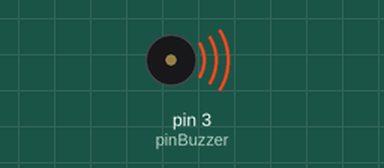
Recording of a sketch running on a simulated Arduino Uno, built with avr-gcc and run on an emulated ATmega328P. On the bench: buzzer (waves = sounding). What the sketch prints to the serial monitor is not drawn.

Above: at 0.1 s.
At 29.2 s:
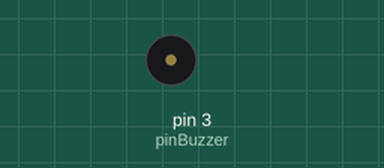
Timing chart, 0 to 30.7 s (numbered marks = the images above):
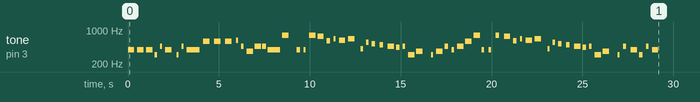

The sketch:

Parte_2_de_Taller_2B.ino
```cpp
/*

   Fundacion Kinal
   Centro educativo tecnico laboral Kinal
   Quinto perito
   Quinto electronica
   Codigo Tecnico: EB5AM
   Curso: Taller de electronica digital y reparacion de computadoras I
   Proyecto: Relevadores y visualizadores
   Paulo Calito 2020265
   Fecha: 3 de Mayo 2024

*/

const float pinBuzzer = 3;

void setup() {
  Serial.begin(9600);
  Serial.println("Inicio de Cancion");


  tone (pinBuzzer, 391.995, 353);  // sol
  delay(400);
  noTone(pinBuzzer);
  delay(100);
  tone (pinBuzzer, 391.995, 353);
  delay(400);
  noTone(pinBuzzer);
  delay(100);
  tone (pinBuzzer, 391.995, 353);
  delay(400);
  noTone(pinBuzzer);
  delay(85);


  tone (pinBuzzer, 311.127, 118); //mib
  delay(235);
  noTone(pinBuzzer);
  delay(50);
  tone (pinBuzzer, 466.164, 118); //sib
  delay(225);
  noTone(pinBuzzer);
  delay(65);
  tone (pinBuzzer, 391.995, 353);  //sol
  delay(510);
  noTone(pinBuzzer);
  delay(100);


  tone (pinBuzzer, 311.127, 118); //mib
  delay(235);
  noTone(pinBuzzer);
  delay(50);
  tone (pinBuzzer, 466.164, 118); //sib
  delay(225);
  noTone(pinBuzzer);
  delay(65);
  tone (pinBuzzer, 391.995, 706);  //sol
  delay(806);
  noTone(pinBuzzer);
  delay(100);


  tone (pinBuzzer, 587.330, 353);  //re#
  delay(500);
  noTone(pinBuzzer);
  delay(100);
  tone (pinBuzzer, 587.330, 353);
  delay(500);
  noTone(pinBuzzer);
  delay(100);
  tone (pinBuzzer, 587.330, 353);
  delay(506);
  noTone(pinBuzzer);
  delay(100);


  tone (pinBuzzer, 622.254, 118); //mib
  delay(235);
  noTone(pinBuzzer);
  delay(50);
  tone (pinBuzzer, 466.164, 118);  //sib
  delay(225);
  noTone(pinBuzzer);
  delay(65);
  tone (pinBuzzer, 369.994, 353);  //solb
  delay(350);
  noTone(pinBuzzer);
  delay(100);
  tone (pinBuzzer, 466.164, 353);  //mib
  delay(353);
  noTone(pinBuzzer);
  delay(50);


  tone (pinBuzzer, 466.164, 353); //sib
  delay(225);
  noTone(pinBuzzer);
  delay(65);
   tone (pinBuzzer, 391.995, 706); // sol
  delay(706);
  noTone(pinBuzzer);
  delay(100);


  tone (pinBuzzer, 783.991, 353);  // sol #
  delay(706);
  noTone(pinBuzzer);
  delay(100);
  tone (pinBuzzer, 391.995, 190); // sol
  delay(300);
  noTone(pinBuzzer);
  delay(85);
  tone (pinBuzzer, 391.995, 118);
  delay(235);
  noTone(pinBuzzer);
  delay(65);


  tone (pinBuzzer, 783.991, 353);  //sol#
  delay(353);
  noTone(pinBuzzer);
  delay(100);
  tone (pinBuzzer, 739.989, 353);  // sol #
  delay(400);
  noTone(pinBuzzer);
  delay(100);
  tone (pinBuzzer, 608.456, 200);  // fa#
  delay(300);
  noTone(pinBuzzer);
  delay(85);


  tone (pinBuzzer, 659.255, 118); //mi#
  delay(235);
  noTone(pinBuzzer);
  delay(65);
  tone (pinBuzzer, 622.254, 353);  //re#
  delay(400);
  noTone(pinBuzzer);
  delay(100);
  tone (pinBuzzer, 659.255, 450);  //mi#
  delay(353);
  noTone(pinBuzzer);
  delay(353);


  tone (pinBuzzer, 415.305, 130);  //sol#
  delay(235);
  noTone(pinBuzzer);
  delay(65);
  tone (pinBuzzer, 554.365, 130);  //do#
  delay(235);
  noTone(pinBuzzer);
  delay(65);
  tone (pinBuzzer, 523.251, 180);  //do#
  delay(353);
  noTone(pinBuzzer);
  delay(85);


  tone (pinBuzzer, 493.883, 177);  // si
  delay(353);
  noTone(pinBuzzer);
  delay(85);
  tone (pinBuzzer, 466.164, 353);  //sib
  delay(353);
  noTone(pinBuzzer);
  delay(100);
  tone (pinBuzzer, 440.000, 200);  //la
  delay(300);
  noTone(pinBuzzer);
  delay(65);
  tone (pinBuzzer, 466.164, 130);  //sib
  delay(235);
  noTone(pinBuzzer);
  delay(65);


  tone (pinBuzzer, 311.127, 353); //mib
  delay(353);
  noTone(pinBuzzer);
  delay(100);
  tone (pinBuzzer, 369.994, 353);  // solb
  delay(706);
  noTone(pinBuzzer);
  delay(100);
  tone (pinBuzzer, 311.127, 130);  //mib
  delay(235);
  noTone(pinBuzzer);
  delay(65);


  tone (pinBuzzer, 369.994, 353);  //solb
  delay(353);
  noTone(pinBuzzer);
  delay(100);
  tone (pinBuzzer, 466.164, 200);  //sib
  delay(300);
  noTone(pinBuzzer);
  delay(85);
  tone (pinBuzzer, 391.995, 130);  //sol
  delay(235);
  noTone(pinBuzzer);
  delay(65);
  tone (pinBuzzer, 466.164, 353);  //sib
  delay(353);
  noTone(pinBuzzer);
  delay(100);


  tone (pinBuzzer, 587.330, 353); //re#
  delay(353);
  noTone(pinBuzzer);
  delay(100);
  tone (pinBuzzer, 783.991, 353);  // sol#
  delay(353);
  noTone(pinBuzzer);
  delay(100);
  tone (pinBuzzer, 391.995, 130);  // sol
  delay(300);
  noTone(pinBuzzer);
  delay(85);
  tone (pinBuzzer, 391.995, 130);
  delay(300);
  noTone(pinBuzzer);
  delay(85);


  tone (pinBuzzer, 783.991, 180);  //sol#
  delay(353);
  noTone(pinBuzzer);
  delay(100);
  tone (pinBuzzer, 739.989, 353);  //fa#
  delay(400);
  noTone(pinBuzzer);
  delay(100);
  tone (pinBuzzer, 608.456, 200);  //mi
  delay(300);
  noTone(pinBuzzer);
  delay(85);


  tone (pinBuzzer, 659.255, 118);  // mi#
  delay(235);
  noTone(pinBuzzer);
  delay(65);
  tone (pinBuzzer, 622.254, 353);  // re#
  delay(400);
  noTone(pinBuzzer);
  delay(100);
  tone (pinBuzzer, 659.255, 450);  //mi #
  delay(353);
  noTone(pinBuzzer);
  delay(353);
  tone (pinBuzzer, 415.305, 130);  //sol#
  delay(235);
  noTone(pinBuzzer);
  delay(65);
  tone (pinBuzzer, 554.365, 130);  //do#
  delay(235);
  noTone(pinBuzzer);
  delay(65);


  tone (pinBuzzer, 523.251, 180);  //do #
  delay(353);
  noTone(pinBuzzer);
  delay(85);
  tone (pinBuzzer, 493.883, 177); //si
  delay(353);
  noTone(pinBuzzer);
  delay(85);
  tone (pinBuzzer, 466.164, 353); //sib
  delay(353);
  noTone(pinBuzzer);
  delay(100);


  tone (pinBuzzer, 440.000, 200); //la
  delay(300);
  noTone(pinBuzzer);
  delay(65);
  tone (pinBuzzer, 466.164, 130); //sib
  delay(235);
  noTone(pinBuzzer);
  delay(65);
  tone (pinBuzzer, 311.127, 353); //mib
  delay(353);
  noTone(pinBuzzer);
  delay(100);


  tone (pinBuzzer, 369.994, 353);  //solb
  delay(706);
  noTone(pinBuzzer);
  delay(100);
  tone (pinBuzzer, 311.127, 130); // mib
  delay(235);
  noTone(pinBuzzer);
  delay(65);
  tone (pinBuzzer, 466.164, 180); //sib
  delay(353);
  noTone(pinBuzzer);
  delay(85);


  tone (pinBuzzer, 391.995, 353); //sol
  delay(353);
  noTone(pinBuzzer);
  delay(100);


  tone (pinBuzzer, 311.127, 200); //mib
  delay(300);
  noTone(pinBuzzer);
  delay(85);
  tone (pinBuzzer, 466.164, 130); //  sib
  delay(235);
  noTone(pinBuzzer);
  delay(85);
  tone (pinBuzzer, 391.995, 353); //sol
  delay(353);
  noTone(pinBuzzer);
  delay(100);
  }


void loop() {


  }
```
